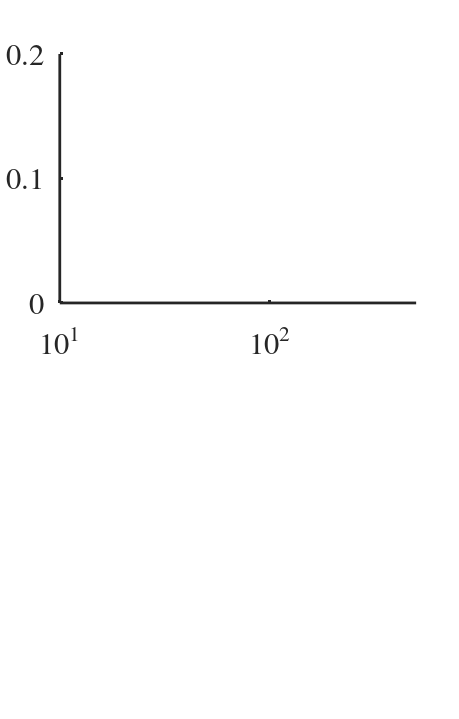

MATLAB code for this plot: (Note: this script raises an error after producing the figure.)
nosmod=1536%256%
Kwp=[2 4 6 8 10 12]';
Rtt=[185 550 950 2000]';
NK=size(Kwp,1);
NR=size(Rtt,1);

lxpmin185 =[14 14 15 15 14 14 14 14 14];
lxpmin550 =[14 14 14 14 14 14 14 14 14];
lxpmin950 =[14 14 14 14 14 14 14 14 14];
lxpmin2000=[14 18 18 18 18 18 14 14 14];

zi=sqrt(-1);

figure(1),clf,hold on
set(gcf,'position',[1 1 460 720])
set(gcf,'PaperPositionMode','auto')
%set(gcf,'position',[1 1 500 800])
%set(gcf,'PaperPositionMode','auto')

lnsty(1,:)='- ';lncol(1,:)='r';lnwth(1)=2;mrkcol(1,:)=[0 0 0];mrksz(1)= 6;
lnsty(2,:)='--';lncol(2,:)='b';lnwth(2)=4;mrkcol(2,:)=[1 1 1];mrksz(2)= 1;
lnsty(3,:)='-.';lncol(3,:)='m';lnwth(3)=3;mrkcol(3,:)=[1 1 1];mrksz(3)=11;
lnsty(4,:)='- ';lncol(4,:)='k';lnwth(4)=2;mrkcol(4,:)=[1 1 1];mrksz(4)=10;

subplot(2,1,1),hold on
set(gca,'Xlim',[10 500])
set(gca,'Ylim',[0 .2])
set(gca,'xscale','log')
set(gca,'Fontn','Times','FontSize',22,'LineWidth',2)
set(gca,'YTick',[0:.1:.2])
xlabel('                \lambda_x^+','Ver','m','Hor','l','FontAngle','italic');
ylabel('          \sigma_I^+','Ver','t','Hor','l','FontAngle','italic');
box on
annotation(gcf,'arrow',[0.45 0.45],[0.67 0.85],...
           'Color','m','HeadLength',15,'HeadWidth',15,'LineWidth',4);

subplot(2,1,2),hold on
set(gca,'Xlim',[10 500])
set(gca,'Ylim',[0 11.5])
set(gca,'xscale','log')
set(gca,'Fontn','Times','FontSize',22,'linew',2)
set(gca,'YTick',[0:5:15])
xlabel('                \lambda_x^+','Ver','m','Hor','l','FontAngle','italic');
ylabel('     c_R^+','Ver','t','Hor','l','FontAngle','italic');
annotation(gcf,'arrow',[0.60 0.85],[0.18 0.35],...
           'Color','m','HeadLength',15,'HeadWidth',15,'LineWidth',4);
box on

%%%%%%%%%%%%%%%%%%%%%%%%%%%%%%%%%%%%%%%%%%%%%
%%%%%%%%%%%%%%%%%%%%%%%%%%%%%%%%%%%%%%%%%%%%%
for jRe=[1 2 4]
  Rt=Rtt(jRe)
  for jK=1:NK
    Kwpp=Kwp(jK);
    fname=['ribstab_Rt' num2str(Rt) '_Kw' num2str(Kwpp) '_Ny' num2str(nosmod) '.mat'];
    load(fname)
    maxeigvl=imag(maxeigvl)/utau/Rt;
    eval(['ii=find(lxp>lxpmin'  num2str(Rt) '(jK));'])
    if jRe==3 & Kwpp==4
      ii=[ii(1:end-5) ii(end-3:end)];
    end
    subplot(2,1,1)
    plot(lxp(ii),maxeigvl(ii), ...%plot(lxp,maxeigvl, ...%
         'LineStyle', lnsty(jRe,:), ...
         'Color'    , lncol(jRe,:), ...%'Color'    , colcode, ...%
         'LineWidth', lnwth(jRe  ))
    if jRe==4 & Kwpp==2
      ii=ii(1:2:end);
    end
    subplot(2,1,2)
    plot(lxp(ii),Vmaxeig(ii), ...%plot(lxp,Vmaxeig, ...%
         'LineStyle', lnsty(jRe,:), ...
         'Color'    , lncol(jRe,:), ...%'Color'    , colcode, ...%
         'LineWidth', lnwth(jRe  ))
  end
end
%%%%%%%%%%%%%%%%%%%%%%%%%%%%%%%%%%%%%%%%%%%%%
%%%%%%%%%%%%%%%%%%%%%%%%%%%%%%%%%%%%%%%%%%%%%
subplot(2,1,1)
set(gca,'position',[0.13 0.58 0.775 0.377])
subplot(2,1,2)
set(gca,'position',[0.13 0.10 0.775 0.377])

print -depsc2 ribstab_exp_KIEV


%%%%%%%%%%%%%%%%%%%%%%%%%%%%%%%%%%%%%%%%%%%%%
%%%%%%%%%%%%%%%%%%%%%%%%%%%%%%%%%%%%%%%%%%%%%

Kwp=[2 3 4 5 6 8 10 12]';
NK=size(Kwp,1);


figure(2),clf,hold on
set(gcf,'position',[1 1 460 360])
set(gcf,'PaperPositionMode','auto')
set(gca,'position',[0.13 0.15 0.775 0.755])
set(gca,'Xlim',[0 12])
set(gca,'Ylim',[0 .2])
set(gca,'Fontn','Times','FontSize',22,'LineWidth',2)
set(gca,'XTick',[0:6:24])
set(gca,'YTick',[0:.1:.8])
xlabel('           L_w^+','Ver','ba','Hor','l','FontAngle','italic');
ylabel('      \sigma_I^+_{ max}','Ver','t','Hor','l','FontAngle','italic');
box on
maxampl=zeros(NK,NR);
for jRe=[1 2 4]
  Rt=Rtt(jRe)
  for jK=1:NK
    Kwpp=Kwp(jK);
    fname=['ribstab_Rt' num2str(Rt) '_Kw' num2str(Kwpp) '_Ny' num2str(nosmod) '.mat'];
    load(fname)
    maxeigvl=imag(maxeigvl)/utau/Rt;
    maxampl(jK,jRe)=max(maxeigvl);
  end
  plot([0;Kwp],[0;maxampl(:,jRe)], ...
       'LineStyle', lnsty(jRe,:), ...
       'Color'    , lncol(jRe,:), ...
       'LineWidth', lnwth(jRe  ))
end

lgn=legend('Re_{\tau}=185','Re_{\tau}=550','Re_{\tau}=2000');
set(lgn,'EdgeColor','k','linew',2,'Position',[0.58 0.31 0.25 0.25])

print -depsc2 maxampl_KIEV
